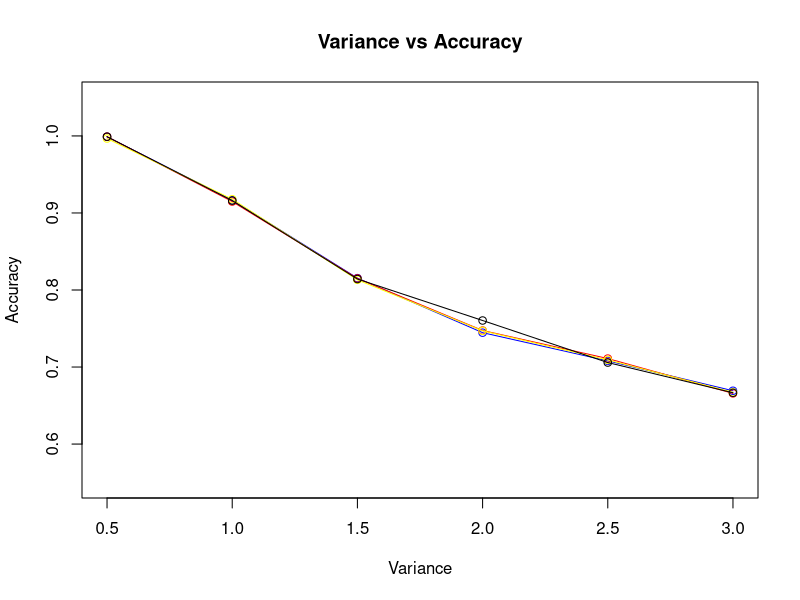
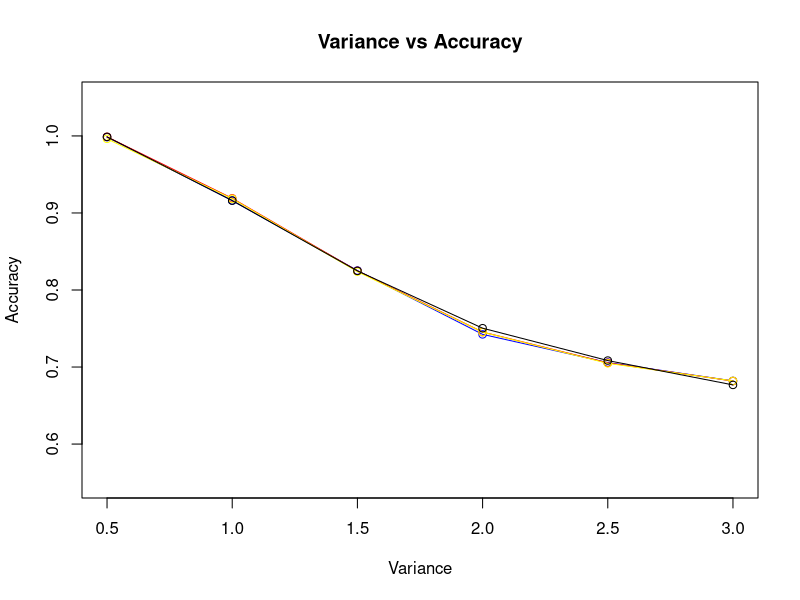
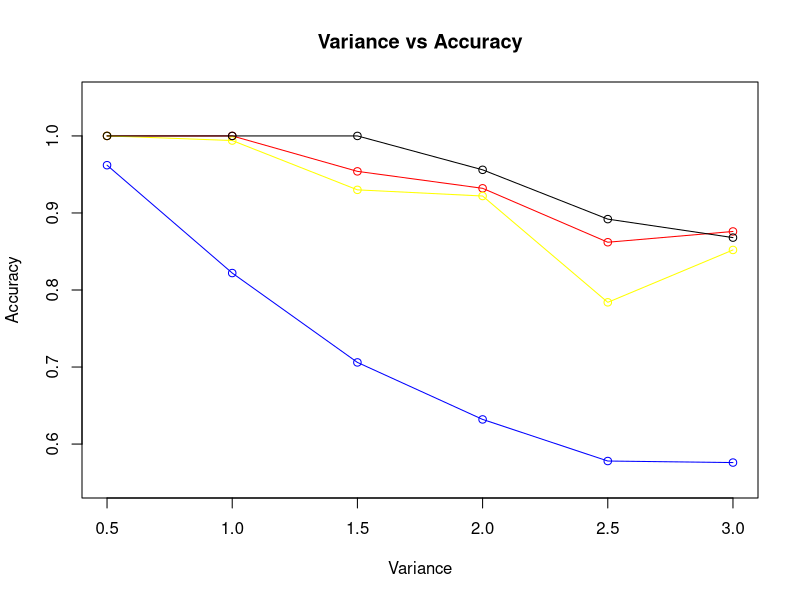
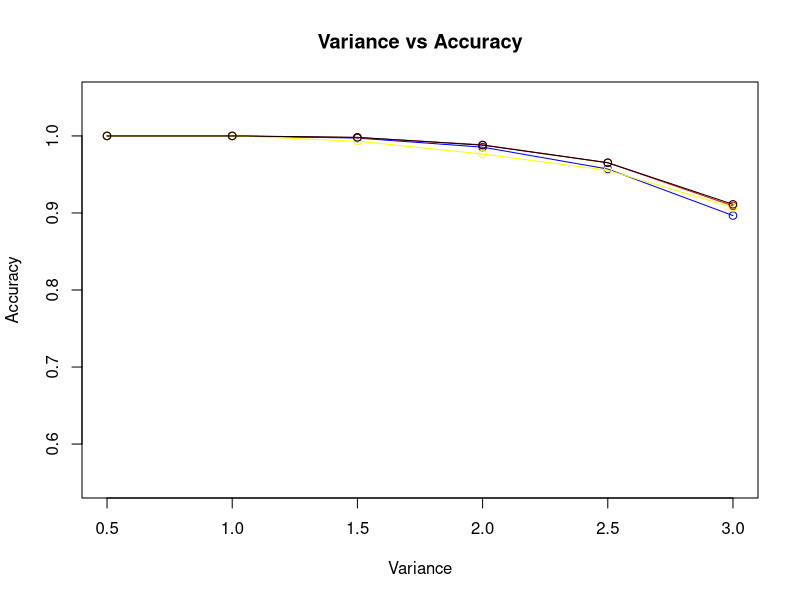

R code for these plots, in order:
library('class')
library(pROC)
library('MASS')

#Generate data
data.generate = function(mu1, mu2, variance, sampleSize, numInputVariables){
  
  y = as.factor(c(rep(1, sampleSize),rep(2, sampleSize)))
  M = matrix (NA,  nrow = 2* sampleSize, ncol = numInputVariables, byrow = 1) 
  df = data.frame(y)
  for (i in c(1:numInputVariables)) {
    M[,i] = c(rnorm(sampleSize, mu1, variance), rnorm(sampleSize, mu2, variance))
    #assign(paste("x", i, sep=""),c(rnorm(n,mu1[i],s), rnorm(n,mu2[i],s)) )
  }
  df = cbind(y,M)
  df = data.frame(df)
  return(df)
}

#Split into train / test data
train_Test_Split = function(df, seed)
{
  set.seed(seed)
  test.index = sample(c(1:dim(df)[1]), floor(dim(df)[1]/2), replace = FALSE)
  
  assign("df.train", df[-test.index,], envir = .GlobalEnv)
  assign("df.test", df[test.index,], envir = .GlobalEnv)
  
  assign("train.X", df.train[,-1], envir = .GlobalEnv)
  assign("train.Y", df.train[,1], envir = .GlobalEnv)
  assign("test.X", df.test[,-1], envir = .GlobalEnv)
  assign("test.Y", df.test[,1], envir = .GlobalEnv)
  
  return(test.index)
}

#KNN algorythm
generate.knn = function(train.Y, test.X, train.X, test.Y){
  knn.pred = knn(train.X,test.X,train.Y,k=dim(train.X)[1]*0.1)
  
  knn.accuracy = sum(knn.pred == test.Y)/length(test.Y)
  
  return(knn.accuracy)
}

#Qda algorythm
generate.qda = function(df.train, df.test){
  qda.fit = qda(y ~ . - y, data = df.train)
  
  qda.pred = predict(qda.fit,df.test[,-1])
  qda.accuracy = mean(qda.pred$class==df.test[,1])
  
  return(qda.accuracy)
}

#Lda algorythm
generate.lda = function(df.train, df.test){
  lda.fit = lda(y ~ . - y, data = df.train)
  
  lda.pred = predict(lda.fit,df.test[,-1])
  lda.accuracy = mean(lda.pred$class==df.test[,1])
  
  return(lda.accuracy)
}

#Logistic Algorithm
generate.logistic = function(df.train, df.test){
  df.train$y = as.factor(df.train$y)
  df.test$y = as.factor(df.test$y)
  glm.fit = glm(as.factor(y) ~ . - as.factor(y),data=df.train, family=binomial, maxit = 100)
  
  glm.probs = predict(glm.fit, df.test[, -1], type = "response")
  glm.pred = ifelse(glm.probs > .5, "2", "1")
  logistic.accuracy = mean(glm.pred==df.test[, 1])
  
  return(logistic.accuracy)
}

plotter = function(){
  plot(variance)
}

generate_accuracy = function(){
  accuracies = c()
  knn.accuracy = c()
  qda.accuracy = c()
  lda.accuracy = c()
  logistic.accuracy = c()
  
  for (count in c(1:10)){
    test.index = train_Test_Split(df, count)
    knn.accuracy[count] = generate.knn(train.Y, test.X, train.X, test.Y)
    qda.accuracy[count] = generate.qda(df.train, df.test)
    lda.accuracy[count] = generate.lda(df.train, df.test)
    logistic.accuracy[count] = generate.logistic(df.train, df.test)
  }
  
  accuracies[1] = mean(knn.accuracy)
  accuracies[2] = mean(qda.accuracy)
  accuracies[3] = mean(lda.accuracy)
  accuracies[4] = mean(logistic.accuracy)
  
  return(accuracies)
}

scenario.one = function(df){
  
  accuracies = generate_accuracy()
  
  assign("knn.accuracy.one", accuracies[1], envir = .GlobalEnv)
  assign("qda.accuracy.one", accuracies[2], envir = .GlobalEnv)
  assign("lda.accuracy.one", accuracies[3], envir = .GlobalEnv)
  assign("logistic.accuracy.one", accuracies[4], envir = .GlobalEnv)
}

scenario.two = function(df){
  
  for (col in colnames(df)){
    if (col != "y")
    {
      df[,col] = scale(df[,col])
    }
  }
  
  accuracies = generate_accuracy()
  
  assign("knn.accuracy.two", accuracies[1], envir = .GlobalEnv)
  assign("qda.accuracy.two", accuracies[2], envir = .GlobalEnv)
  assign("lda.accuracy.two", accuracies[3], envir = .GlobalEnv)
  assign("logistic.accuracy.two", accuracies[4], envir = .GlobalEnv)
}

scenario.three = function(df){
  
  
  accuracies = generate_accuracy()
  
  assign("knn.accuracy.three", accuracies[1], envir = .GlobalEnv)
  assign("qda.accuracy.three", accuracies[2], envir = .GlobalEnv)
  assign("lda.accuracy.three", accuracies[3], envir = .GlobalEnv)
  assign("logistic.accuracy.three", accuracies[4], envir = .GlobalEnv)
}

scenario.four = function(df){
  
  for (col in colnames(df)){
    if (col != "y")
    {
      df[,col] = scale(df[,col])
    }
  }
  
  accuracies = generate_accuracy()
  
  assign("knn.accuracy.four", accuracies[1], envir = .GlobalEnv)
  assign("qda.accuracy.four", accuracies[2], envir = .GlobalEnv)
  assign("lda.accuracy.four", accuracies[3], envir = .GlobalEnv)
  assign("logistic.accuracy.four", accuracies[4], envir = .GlobalEnv)
}


#Main, run from here.
#Can just run these, not part of the assignment
sampleSize = 50
df = data.generate(1,-1, 1, sampleSize, 2)
scenario.one(df)

sampleSize = 500
df = data.generate(1,-1, 1, sampleSize, 2)
scenario.two(df)

sampleSize = 50
df = data.generate(1,-1, 1, sampleSize, 2)
scenario.three(df)

sampleSize = 500
df = data.generate(1,-1, 1, sampleSize, 2)
scenario.four(df)



#Graphs!----------------------------------------------------------------------------
#Here for different variances
variance.list = c(.5, 1, 1.5, 2, 2.5, 3)

#Scenario 1
accuracy.qda.list = c()
accuracy.lda.list = c()
accuracy.glm.list = c()
accuracy.knn.list = c()

counter = 1
for (variance in variance.list){
  print(variance)
  sampleSize = 500
  df = data.generate(1,-1, variance, sampleSize, 2)
  scenario.one(df)
  
  accuracy.qda.list[counter] = qda.accuracy.one
  accuracy.lda.list[counter] = lda.accuracy.one
  accuracy.glm.list[counter] = logistic.accuracy.one
  accuracy.knn.list[counter] = knn.accuracy.one
  counter = counter + 1
}
plot(variance.list, accuracy.qda.list,col = "blue", type = "o", ylab = "Accuracy", xlab = "Variance", main = "Variance vs Accuracy", ylim=c(0.55, 1.05))
lines(variance.list, accuracy.lda.list, col = "red", type = "o")
lines(variance.list, accuracy.glm.list, col = "yellow", type = "o")
lines(variance.list, accuracy.knn.list, col = "black", type = "o")

#Scenario 2
accuracy.qda.list = c()
accuracy.lda.list = c()
accuracy.glm.list = c()
accuracy.knn.list = c()

counter = 1
for (variance in variance.list){
  print(variance)
  sampleSize = 500
  df = data.generate(1,-1, variance, sampleSize, 2)
  scenario.two(df)
  
  accuracy.qda.list[counter] = qda.accuracy.two
  accuracy.lda.list[counter] = lda.accuracy.two
  accuracy.glm.list[counter] = logistic.accuracy.two
  accuracy.knn.list[counter] = knn.accuracy.two
  counter = counter + 1
}
plot(variance.list, accuracy.qda.list,col = "blue", type = "o", ylab = "Accuracy", xlab = "Variance", main = "Variance vs Accuracy", ylim=c(0.55, 1.05))
lines(variance.list, accuracy.lda.list, col = "red", type = "o")
lines(variance.list, accuracy.glm.list, col = "yellow", type = "o")
lines(variance.list, accuracy.knn.list, col = "black", type = "o")

#Scenario 3
accuracy.qda.list = c()
accuracy.lda.list = c()
accuracy.glm.list = c()
accuracy.knn.list = c()

counter = 1
for (variance in variance.list){
  sampleSize = 50
  df = data.generate(1, -1, variance, sampleSize, 20)
  scenario.three(df)
  
  accuracy.qda.list[counter] = qda.accuracy.three
  accuracy.lda.list[counter] = lda.accuracy.three
  accuracy.glm.list[counter] = logistic.accuracy.three
  accuracy.knn.list[counter] = knn.accuracy.three
  counter = counter + 1
}
plot(variance.list, accuracy.qda.list,col = "blue", type = "o", ylab = "Accuracy", xlab = "Variance", main = "Variance vs Accuracy", ylim=c(0.55, 1.05))
lines(variance.list, accuracy.lda.list, col = "red", type = "o")
lines(variance.list, accuracy.glm.list, col = "yellow", type = "o")
lines(variance.list, accuracy.knn.list, col = "black", type = "o")


#Scenario 4
accuracy.qda.list = c()
accuracy.lda.list = c()
accuracy.glm.list = c()
accuracy.knn.list = c()

counter = 1
for (variance in variance.list){
  sampleSize = 500
  df = data.generate(1, -1, variance, sampleSize, 20)
  scenario.four(df)
  accuracy.qda.list[counter] = qda.accuracy.four
  accuracy.lda.list[counter] = lda.accuracy.four
  accuracy.glm.list[counter] = logistic.accuracy.four
  accuracy.knn.list[counter] = knn.accuracy.four
  counter = counter + 1
}
plot(variance.list, accuracy.qda.list,col = "blue", type = "o", ylab = "Accuracy", xlab = "Variance", main = "Variance vs Accuracy", ylim=c(0.55, 1.05))
lines(variance.list, accuracy.lda.list, col = "red", type = "o")
lines(variance.list, accuracy.glm.list, col = "yellow", type = "o")
lines(variance.list, accuracy.knn.list, col = "black", type = "o")


#used to determine which of the four models had the highest accuracy for each scenario. Useful
#if we run our scenarios with different seeds. Feel free to edit/optimize.
determine.max.accuracy = function(){
  knnAccuracy = c(knn.accuracy.one, knn.accuracy.two, knn.accuracy.three, knn.accuracy.four)
  qdaAccuracy = c(qda.accuracy.one, qda.accuracy.two, qda.accuracy.three, qda.accuracy.four)
  ldaAccuracy = c(lda.accuracy.one, lda.accuracy.two, lda.accuracy.three, lda.accuracy.four)
  logAccuracy = c(logistic.accuracy.one, logistic.accuracy.two, logistic.accuracy.three, logistic.accuracy.four)
  accuracyFrame = data.frame=cbind(c(1:4), knnAccuracy, qdaAccuracy, ldaAccuracy, logAccuracy)
  for(j in 1:4){
    maxMethod <- c(j)
    for(i in 2:5){  
      if(max(accuracyFrame[j, -1])==accuracyFrame[j, i]){
        maxMethod <- append(maxMethod, colnames(accuracyFrame)[i])
      }
    }
    print(maxMethod)
  }
}
determine.max.accuracy()
